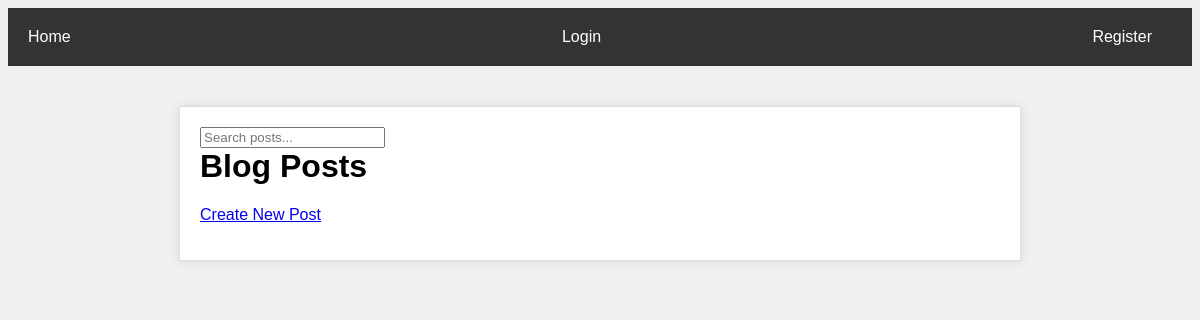
Before: / with the older database file.
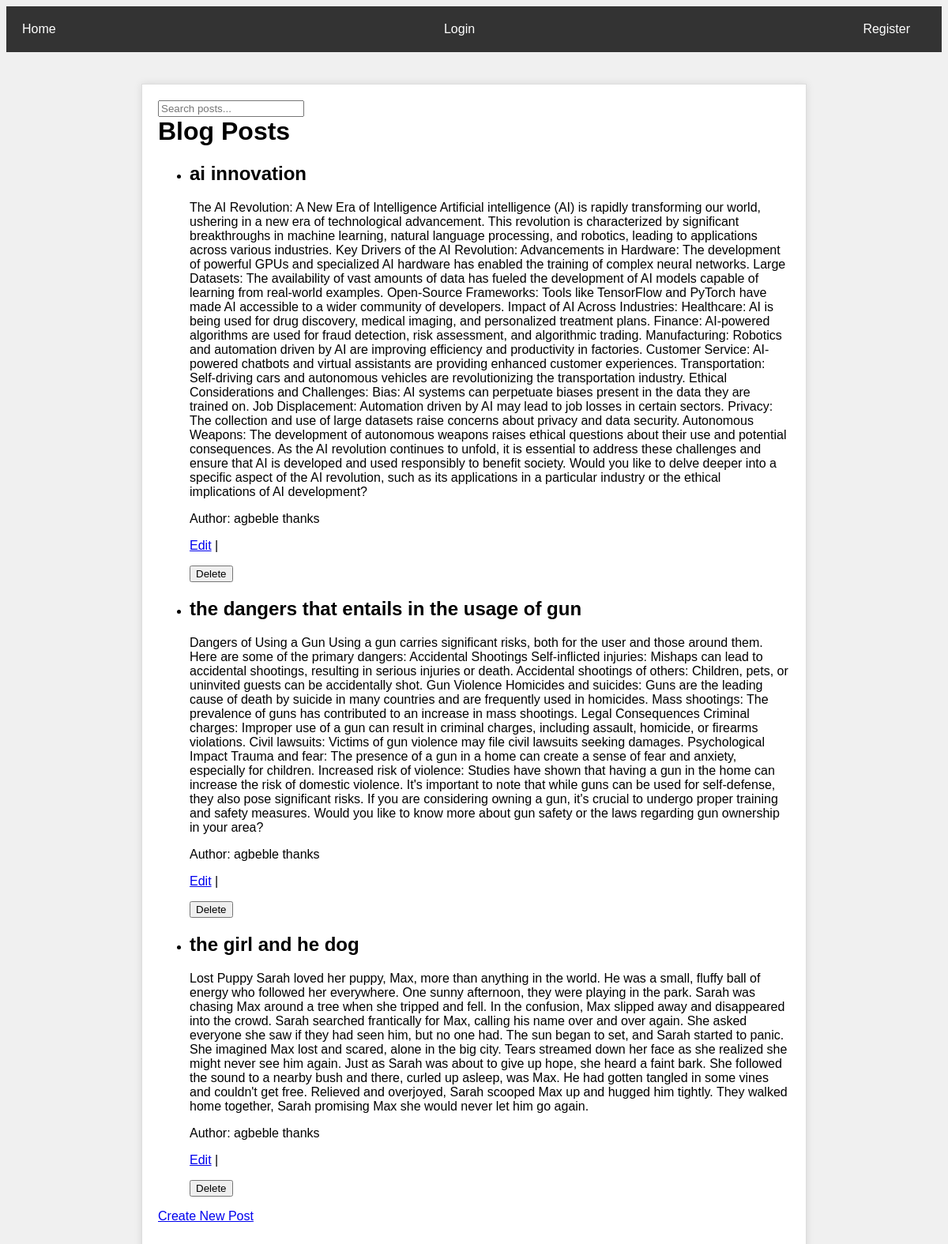
After: the same page with the newer database file.
### models.py (models this page shows, shortened)
class Post(db.Model):
    id = db.Column(db.Integer, primary_key=True)
    title = db.Column(db.String(128), nullable=False)
    content = db.Column(db.Text, nullable=False)
    author_id = db.Column(db.Integer, db.ForeignKey('user.id'), nullable=False)
    author = db.relationship('User', backref=db.backref('posts', lazy=True))
    date_posted = db.Column(db.DateTime, nullable=False, default=datetime.utcnow)

class User(UserMixin, db.Model):
    id = db.Column(db.Integer, primary_key=True)
    username = db.Column(db.String(64), unique=True, nullable=False)
    email = db.Column(db.String(120), unique=True, nullable=False)
    password = db.Column(db.String(128), nullable=False)

### app.py (the view)
@app.route('/', strict_slashes=False)
def index():
    posts = Post.query.all()
    return render_template('index.html', posts=posts)

### templates/index.html (shortened to what this page needs)
<!DOCTYPE html>
<html lang="en">
<head>
  <link rel="stylesheet" href="{{ url_for('static', filename='css/style.css') }}">
</head>
<body>
  <header>
    <nav>
      <ul>
        <li><a href="{{ url_for('index') }}">Home</a></li>
        <li><a href="{{ url_for('login') }}">Login</a></li>
        <li><a href="{{ url_for('register') }}">Register</a></li>
      </ul>
    </nav>
  </header>
  <div class="content">
    <h1>Blog Posts</h1>
    <ul>
      {% for post in posts %}
      <li>
        <h2>{{ post.title }}</h2>
        <p>{{ post.content }}</p>
        <p>Author: {{ post.author.username }}</p>
        <p>
          <a href="{{ url_for('edit_post', post_id=post.id) }}">Edit</a> |
          <form action="{{ url_for('delete_post', post_id=post.id) }}" method="post">
            <input type="submit" value="Delete">
          </form>
        </p>
      </li>
      {% endfor %}
    </ul>
    <p><a href="{{ url_for('create_post') }}">Create New Post</a></p>
  </div>
</body>
</html>

### static/css/style.css (style rules this page uses)
body { font-family: Arial, sans-serif; background-color: #f0f0f0; }
header { background-color: #333; color: #fff; padding: 20px; text-align: center; }
nav ul { list-style: none; margin: 0; padding: 0; display: flex; justify-content: space-between; }
nav li { margin-right: 20px; }
nav a { color: #fff; text-decoration: none; }
.content { max-width: 800px; margin: 40px auto; padding: 20px; background-color: #fff; border: 1px solid #ddd; box-shadow: 0 0 10px rgba(0, 0, 0, 0.1); }
h1 { margin-top: 0; }

Changed rows visible on the page:
added Post: title "ai innovation", content "The AI Revolution: A New Era of Intelligence Artificial intelligence (AI) is rapidly transforming our world, ushering in a new era of technological advancement. This revolution is characterized by significant breakthroughs in machine learning, natural language processing, and robotics, leading to applications across various industries. Key Drivers of the AI Revolution: Advancements in Hardware: The development of powerful GPUs and specialized AI hardware has enabled the training of complex neural networks. Large Datasets: The availability of vast amounts of data has fueled the development of AI models capable of learning from real-world examples. Open-Source Frameworks: Tools like…", author.username "agbeble thanks"
added Post: title "the dangers that entails in the usage of gun", content "Dangers of Using a Gun Using a gun carries significant risks, both for the user and those around them. Here are some of the primary dangers: Accidental Shootings Self-inflicted injuries: Mishaps can lead to accidental shootings, resulting in serious injuries or death. Accidental shootings of others: Children, pets, or uninvited guests can be accidentally shot. Gun Violence Homicides and suicides: Guns are the leading cause of death by suicide in many countries and are frequently used in homicides. Mass shootings: The prevalence of guns has contributed to an increase in mass shootings. Legal Consequences Criminal charges: Improper use of a gun can result in criminal charges, including…", author.username "agbeble thanks"
added Post: title "the girl and he dog", content "Lost Puppy Sarah loved her puppy, Max, more than anything in the world. He was a small, fluffy ball of energy who followed her everywhere. One sunny afternoon, they were playing in the park. Sarah was chasing Max around a tree when she tripped and fell. In the confusion, Max slipped away and disappeared into the crowd. Sarah searched frantically for Max, calling his name over and over again. She asked everyone she saw if they had seen him, but no one had. The sun began to set, and Sarah started to panic. She imagined Max lost and scared, alone in the big city. Tears streamed down her face as she realized she might never see him again. Just as Sarah was about to give up hope, she heard a…", author.username "agbeble thanks"
